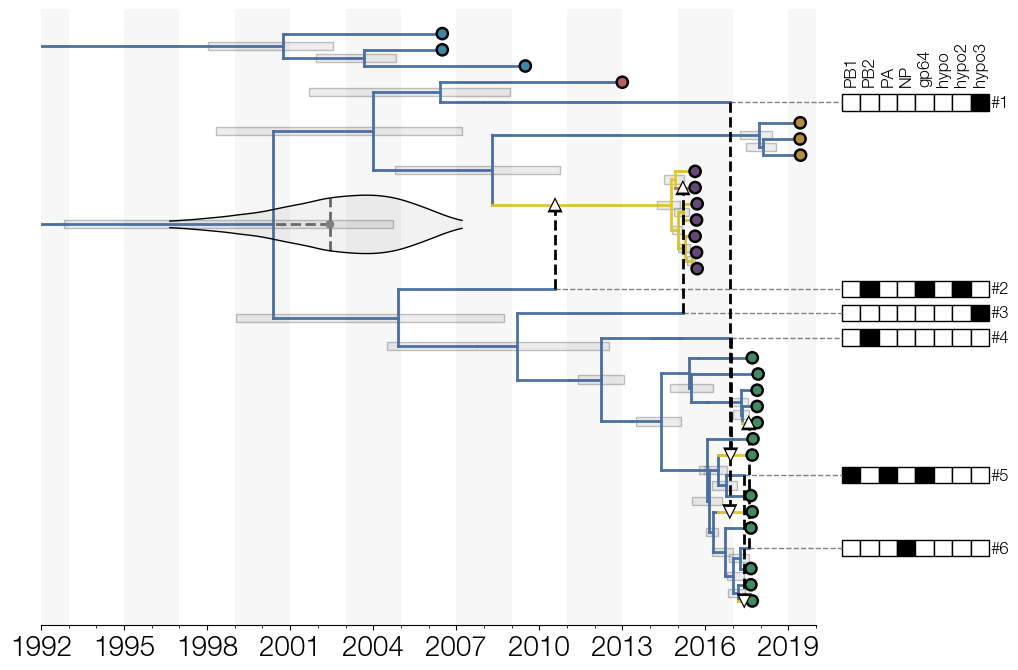

The script that saved this image:
import baltic as bt
from baltic import bt_utils
from baltic import curonia

import matplotlib as mpl
from matplotlib import pyplot as plt
from matplotlib.gridspec import GridSpec

mpl.use("Agg")

#################
ll=bt.io.load_nexus('genome.network.combined.mcc.tree', 'time') ## treeFile here can alternatively be a path to a local file
ll.treeStats() ## report stats about tree
##########

fig = plt.figure(figsize=(10, 8), facecolor='w')
gs = GridSpec(1, 1, hspace=0.0, wspace=0.0)
ax = plt.subplot(gs[0])

ll = ll.reduce_tree([k for k in ll.get_external(onlyLeaves=False) if (k.is_leaf() or (k.is_leaflike() and k.traits['posterior'] >= 0.1))]) ## remove low-probability reassortment edges

ll.sort_branches()

ll = ll._partition_tree(partitionFxn=lambda k: hasattr(k, 'contribution') and k.contribution in ll.Objects) ## label each new subtree originating from a reassortment

for k in ll.Objects:
    states = set([q.traits['partition'] for q in k.get_path_to_root()]) ## traverse from branch to root, check how many unique partitions are seen
    # print(k.index, states, hasattr(k, 'contribution'))
    k.traits['reassortments'] = len(states) - 1
##############

colourCycle = [ "#4c72a5", "#e1c72f", "#d0694a", "#48a365", "#cc79a7", "#77bedb", "#7f6e85", "#ccc197" ]
reassortmentColourFxn = lambda k: colourCycle[k.traits['reassortments'] % len(colourCycle)]

ll.plot_tree(ax, colourFxn=reassortmentColourFxn)

colours = {'SWE': '#237fa4', 'CHN': '#b64949', 'KHM': '#b2822a', 'USA': 'seagreen', 'AUS': '#5e3e75'}

countryColourFxn = lambda k: bt_utils.desaturate(colours[k.name.split('|')[2].split('-')[0]], 0.8)
ll.plot_points(ax, colourFxn=countryColourFxn)
#############

curonia.plot_reticulations(ax=ax, tree=ll, plotSegMatrix=True, segWidth=0.666, segMatrixDist=1.02, 
                           segOrder=['PB1', 'PB2', 'PA', 'NP', 'gp64', 'hypo', 'hypo2', 'hypo3'], 
                           segNames={1: 'PB1', 3: 'PB2', 2: 'PA', 0: 'NP', 4: 'gp64', 7: 'hypo', 5: 'hypo2', 6: 'hypo3'})

nonSwedish = ll.find_MRCA([k for k in ll.get_external() if '|SWE' not in k.name])
bt_utils.plot_tmrca_posterior(ax=ax, 
                              tmrcaFile='genome.network.tmrcas.txt', 
                              tmrcaName='nonSwedish', 
                              burnin=0, 
                              node=nonSwedish, connectNode=True, 
                              kdeWidth=1.8, outlineKwargs={'color': 'k', 'lw': 1})

curonia.plot_height_95hpds(ax, ll, targetFxn=lambda k: k.is_node() and len(k.children) > 1)
##############

ax.xaxis.set_major_locator(mpl.ticker.MultipleLocator(3))
ax.xaxis.set_minor_locator(mpl.ticker.MultipleLocator(1))

calendarTimeline = bt_utils.generate_calendar_timeline('1991-01-01', '2020-02-01', spacing='yearly')
bt_utils.plot_time_grid(ax, [d for i, d in enumerate(calendarTimeline) if i % 2 == 0], alpha=0.03)

ax.set_xlim(1992, 2020)
ax.set_ylim(-1, ll.ySpan + 1)
bt_utils.clean_axes(ax, hideSpines=['left', 'top', 'right'], removeTickLabels='y')

ax.tick_params(labelsize=20)

plt.savefig('reassortment-network.png', bbox_inches='tight')